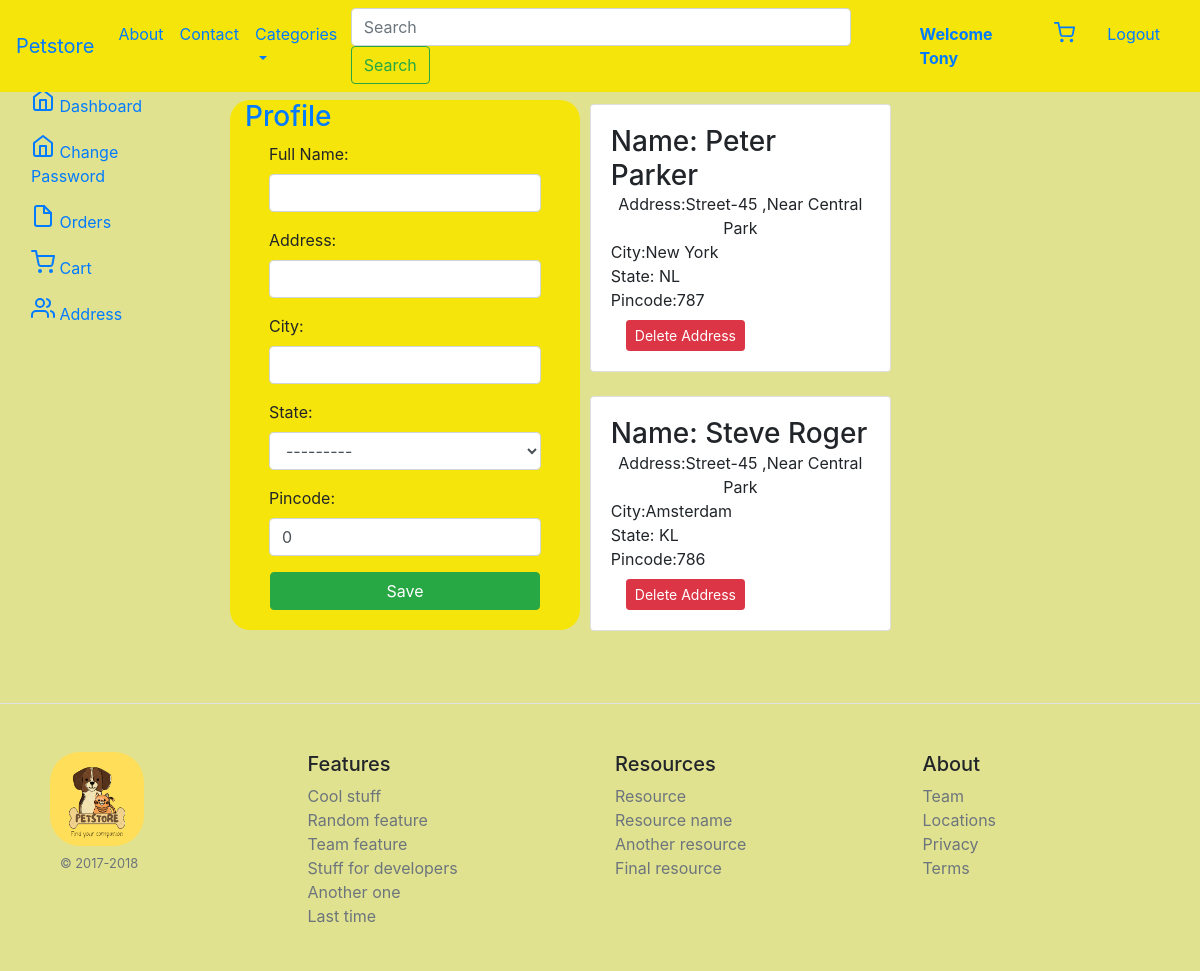
The page /address/ (signed in) on the database its author committed.
### core/models.py (models this page shows, shortened)
class Customer(models.Model):
    STATE_CHOICES = [
        ('AP', 'Andhra Pradesh'),
        ('AR', 'Arunachal Pradesh'),
        ('AS', 'Assam'),
        ('BR', 'Bihar'),
        ('CT', 'Chhattisgarh'),
        ('GA', 'Goa'),
        ('GJ', 'Gujarat'),
        ('HR', 'Haryana'),
        ('HP', 'Himachal Pradesh'),
        ('JH', 'Jharkhand'),
        ('KA', 'Karnataka'),
        ('KL', 'Kerala'),
        ('MP', 'Madhya Pradesh'),
        ('MH', 'Maharashtra'),
        ('MN', 'Manipur'),
        ('ML', 'Meghalaya'),
        ('MZ', 'Mizoram'),
        ('NL', 'Nagaland'),
        ('OR', 'Odisha'),
        ('PB', 'Punjab'),
        ('RJ', 'Rajasthan'),
        ('SK', 'Sikkim'),
        ('TN', 'Tamil Nadu'),
        ('TG', 'Telangana'),
        ('TR', 'Tripura'),
        ('UP', 'Uttar Pradesh'),
        ('UK', 'Uttarakhand'),
        ('WB', 'West Bengal'),
        ('AN', 'Andaman and Nicobar Islands'),
        ('CH', 'Chandigarh'),
        ('DN', 'Dadra and Nagar Haveli and Daman and Diu'),
        ('DL', 'Delhi'),
        ('JK', 'Jammu and Kashmir'),
        ('LA', 'Ladakh'),
        ('LD', 'Lakshadweep'),
        ('PY', 'Puducherry'),
    ]
    user = models.ForeignKey(User, on_delete=models.CASCADE)  # we have created Many-to-one relationship i.e multiple order can be done by one user
    name = models.CharField(max_length=100)
    address = models.CharField(max_length=100)
    city = models.CharField(max_length=100)
    state = models.CharField(max_length=2, choices=STATE_CHOICES)
    pincode = models.IntegerField(
        default=0,
        blank=True,
        null=True,
    )

### core/views.py (the view)
# urls.py: path('address/',views.address,name='address'),
def address(request):
    if request.method == 'POST':
            print(request.user)
            mf =CustomerForm(request.POST)
            print('mf',mf)
            if mf.is_valid():
                user=request.user                # user variable store the current user i.e steveroger
                name= mf.cleaned_data['name']
                address= mf.cleaned_data['address']
                city= mf.cleaned_data['city']
                state= mf.cleaned_data['state']
                pincode= mf.cleaned_data['pincode']
                print(state)
                print(city)
                print(name)
                Customer(user=user,name=name,address=address,city=city,state=state,pincode=pincode).save()
                return redirect('address')
    else:
        mf =CustomerForm()
        address = Customer.objects.filter(user=request.user)
    return render(request,'core/address.html',{'mf':mf,'address':address})

### core/forms.py
class CustomerForm(forms.ModelForm):
    class Meta:
        model = Customer
        fields=['name','address','city','state','pincode']
        labels ={'name':'Full Name'}
        widgets= {'name':forms.TextInput(attrs={'class':'form-control'}),
                  'address':forms.TextInput(attrs={'class':'form-control'}),
                  'city':forms.TextInput(attrs={'class':'form-control'}),
                  'state':forms.Select(attrs={'class':'form-control'}),
                  'pincode':forms.NumberInput(attrs={'class':'form-control'}),
                  }

### core/templates/core/address.html (shortened to what this page needs)
{% extends "core/base.html" %}
{% block content %}
<div class="container-fluid profile">
      <div class="row">
        <div class="col-md-2 d-none d-md-block sidebar" >
            <nav >
            <div class="sidebar-sticky">
                <ul class="nav flex-column">
                <li class="nav-item">
                    <a class="nav-link active" href="{% url "profile" %}">
                    Dashboard <span class="sr-only">(current)</span>
                    </a>
                </li>
                <li class="nav-item">
                    <a class="nav-link active" href="{% url "changepassword" %}">
                    Change Password <span class="sr-only">(current)</span>
                    </a>
                </li>
                <li class="nav-item">
                    <a class="nav-link " href="#">
                    Orders
                    </a>
                </li>
                <li class="nav-item">
                    <a class="nav-link" href="{% url "viewcart"  %}">
                    Cart
                    </a>
                </li>
                <li class="nav-item">
                    <a class="nav-link" href="{% url "address" %}">
                    Address
                    </a>
                </li>
                </ul>
            </div>
            </nav>
        </div>
        <div class="col-md-8">
                <div class="container">
                    <div class="row">
                            <div class="col-sm-5">
                        <div class="container profile-form">
                            <div class="reg ">
                                <h3 class="text-primary">Profile</h3>
                            </div>
                            <form action="" method="POST" novalidate>
                                {% for f in mf %}
                                <div class="form-group mr-4 ml-4 ">
                                    {{f.label_tag}} {{f}} {{f.errors}}
                                </div>
                                {% endfor %}
                                <div class="text-center">
                                    <input type="submit" value="Save" class="btn btn-success register-button">
                                </div>
                            </form>
                        </div>
                    </div>
                    <div class="col-sm-6">
                        <div class="container">
                            <div class="row">
                                <div class="col-sm-12">
                                    {% for add in address %}
                                    <div class="card flex-md-row mb-4 box-shadow h-md-250 mt-4 ml-4">
                                        <div class="card-body d-flex flex-column align-items-start">
                                            <h3 class="mb-0">
                                            Name: {{add.name}}
                                        </h3>
                                        <p class="card-text mb-auto">Address:{{add.address}} </p>
                                        <p class="card-text mb-auto">City:{{add.city}} </p>
                                        <p class="card-text mb-auto">State: {{add.state}} </p>
                                        <p class="card-text mb-auto">Pincode:{{add.pincode}} </p>
                                        <form action="{% url "deleteaddress" add.id %}" method="POST">
                                            <div class="col-md-1 col-lg-1 col-xl-1 text-end">
                                            <input type="submit" class="btn btn-danger btn-sm mt-2" value="Delete Address">
                                            </div>
                                        </form>
                                        </div>
                                    </div>
                                    {% endfor %}
                                </div>
                            </div>
                        </div>
                    </div>
                </div>
            </div>
        </div>
      </div>
    </div>
{% endblock content %}

### core/templates/core/navbar.html (shortened to what this page needs)
    <nav class="navbar navbar-expand-lg fixed-top" style = "background-color: rgb(245, 229, 10);"  >
        <a class="navbar-brand" href="/">Petstore</a>
        <div class="collapse navbar-collapse" id="navbarSupportedContent">
          <ul class="navbar-nav mr-auto">
            <li class="nav-item active">
              <a class="nav-link" href="{% url "about" %}">About<span class="sr-only">(current)</span></a>
            </li>
            <li class="nav-item">
              <a class="nav-link" href="{% url "contact" %}">Contact</a>
            </li>
            <li class="nav-item dropdown">
              <a class="nav-link dropdown-toggle" href="/" role="button" data-toggle="dropdown" aria-expanded="false">
                Categories
              </a>
            </li>
          </ul>
          <form class="form-inline  my-lg-0 mr-auto">
            <input class="form-control custom-search-bar mr-2 " type="search" placeholder="Search" aria-label="Search" style="width:500px" >
            <button class="btn btn-outline-success my-2 my-sm-0" type="submit">Search</button>
          </form>
          <ul class="navbar-nav">
            {% if request.user.is_authenticated %}
            <li class="nav-item active">
              <a class="nav-link mr-3" href="{% url "profile" %}"><b>Welcome {{user.first_name}}</b></a>
            </li>
             <li class="nav-item">
                    <a class="nav-link mr-3" href="{% url "viewcart" %}">
                    </a>
                </li>
            </li><li class="nav-item">
              <a class="nav-link mr-3" href="{% url "logout" %}">Logout</a>
            </li>
            {% endif %}
          </ul>
        </div>
      </nav>

### core/static/core/css/core.css (style rules this page uses)
body { background-color: rgb(225, 226, 143); }
.custom-search-bar { width: 300px; }
.card-text { text-align: center; }
.register-button { margin-bottom: 20px; }
.register-button { width: 270px; }
.profile { margin-top: 80px; }
.profile-form { margin-top: 20px; width: 350px; background-color: rgb(245, 229, 10); border-radius: 20px; }

### rows shown on the page
Customer: name "Peter Parker", address "Street-45 ,Near Central Park", city "New York", state "NL", pincode "787"
Customer: name "Steve Roger", address "Street-45 ,Near Central Park", city "Amsterdam", state "KL", pincode "786"

### other values the page prints
{{ user.first_name }} "Tony"
{{ f.label_tag }} "Full Name:" "Address:" "City:" "State:" "Pincode:"
